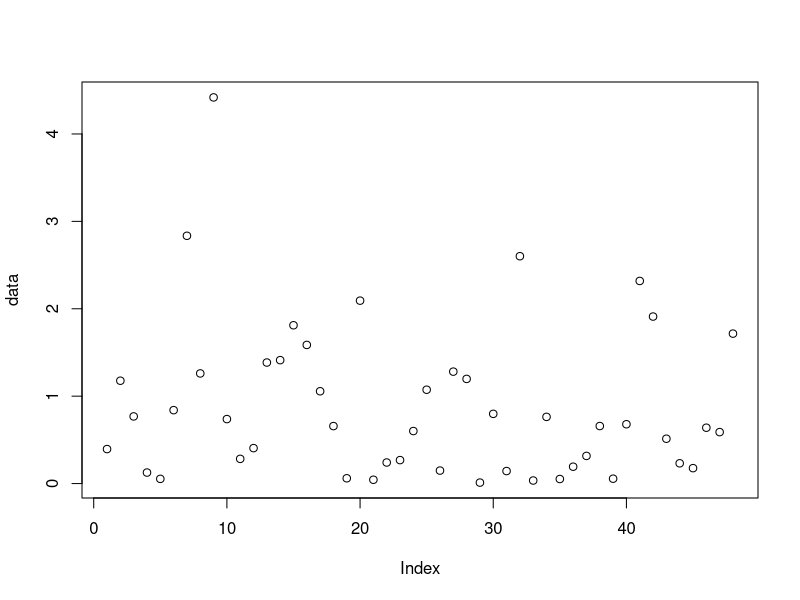
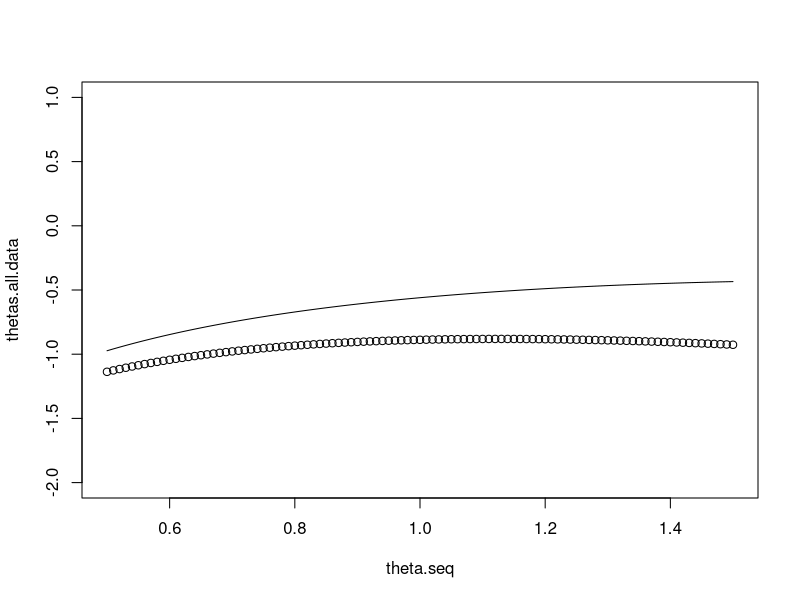

Write R code to recreate these figures, in order. (Note: this script raises an error after producing the figures.)
setwd("~/TDDE01/lab1")
data <- as.matrix(data.frame(read.csv("machines.csv")))
# Guessing it's an exponential distribution
plot(data)

llhood <- function(x, theta){
  return(sum(log(theta*exp(-theta*x)))/length(x))
} 

theta.seq = seq(from = 0.5, to = 1.5, by = 0.01)

llhood.for.thetas <- function(theta.vector, data.vector ){
  res <- double()
  for (value in theta.vector) {
    res <- append(res, llhood(data.vector, value))
  }
  return(res)
}

thetas.all.data <- llhood.for.thetas(theta.seq, data)
theta.6.datapoints <- llhood.for.thetas(theta.seq, c(data[1:6]))
plot(theta.seq, thetas.all.data, xlim = range(0.5,1.5), ylim = range(-2,1 ))
lines(theta.seq, theta.6.datapoints)
theta.seq[which.max(thetas)]

# 1.13 Erik probably smaller interval in theta-vector
